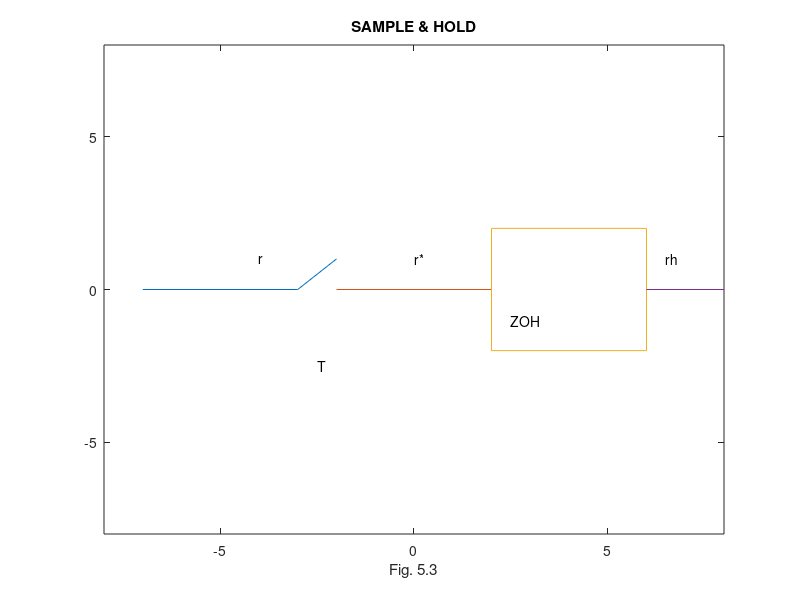

Recreate this plot in MATLAB.
%  Figure 5.3d     Digital Control of Dynamic Systems, 3e
%                  Franklin, Powell, Workman
%                  Addison-Wesley, Publishing Company, 1998
% Matlab 4.2 or 5.0


v = [-10 10 -10 10];
x = [-7  -3  -2];
y = [0 0 1];
x1 = [-2  2];
y1 = [0 0];
plot(x,y)
axis(v);
hold on
plot(x1,y1)
x1 = [2 2 6 6 2];
y1 = [-2 2 2 -2 -2];
plot(x1,y1)
x2 = [6 8];
y2 = [0 0];
plot(x2,y2)
text(-4,1,'r')
text(0,1,'r*')
text(6.5,1,'rh')
text(2.5,-1,'ZOH')
text(-2.5, -2.5,'T')
title('SAMPLE & HOLD')
axis([-8 8 -8 8])
xlabel('Fig. 5.3')
hold off
